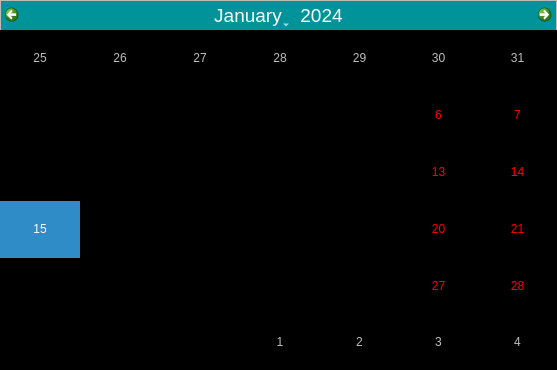
<?xml version="1.0" encoding="UTF-8"?>
<ui version="4.0">
 <class>BookingPlanning</class>
 <widget class="QFrame" name="BookingPlanning">
  <property name="geometry">
   <rect>
    <x>0</x>
    <y>0</y>
    <width>557</width>
    <height>370</height>
   </rect>
  </property>
  <property name="styleSheet">
   <string notr="true">QFrame#BookingPlanning
{
	border-style:			none;
}

QWidget#qt_calendar_calendarview
{
	background-color:	transparent;
	border-style:			solid;
	border-color:			#BBBBBB;
	border-width:			0px 1px 1x 0px;
}

QWidget#qt_calendar_navigationbar
{
	background-color:	#01939A;
	border-style:			solid;
	border-color:			#BBBBBB;
	border-width:			1px 1px 0px 1px;
	color:						#000000;
	font-weight:			normal;
	font-style:				italic;
	font-size:					14pt;	
	font-family:				&quot;Verdana&quot;;
}

QWidget#qt_calendar_prevmonth
{
}

QWidget#qt_calendar_nextmonth
{
}

QWidget#qt_calendar_monthbutton,
QWidget#qt_calendar_yearbutton
{
	color:						#FFFFFF;
	font-weight:			normal;
	font-style:				normal;
	font-size:					14pt;	
	font-family:				&quot;Verdana&quot;;
}
</string>
  </property>
  <layout class="QGridLayout" name="gridLayout">
   <property name="margin">
    <number>0</number>
   </property>
   <property name="spacing">
    <number>0</number>
   </property>
   <item row="0" column="0">
    <widget class="BookingCalendar" name="calendar">
     <property name="firstDayOfWeek">
      <enum>Qt::Monday</enum>
     </property>
     <property name="horizontalHeaderFormat">
      <enum>QCalendarWidget::NoHorizontalHeader</enum>
     </property>
     <property name="verticalHeaderFormat">
      <enum>QCalendarWidget::NoVerticalHeader</enum>
     </property>
     <property name="dateEditEnabled">
      <bool>false</bool>
     </property>
    </widget>
   </item>
  </layout>
 </widget>
 <customwidgets>
  <customwidget>
   <class>BookingCalendar</class>
   <extends>QCalendarWidget</extends>
   <header>BookingCalendar</header>
  </customwidget>
 </customwidgets>
 <resources>
  <include location="../loteliQt.qrc"/>
 </resources>
 <connections/>
</ui>
